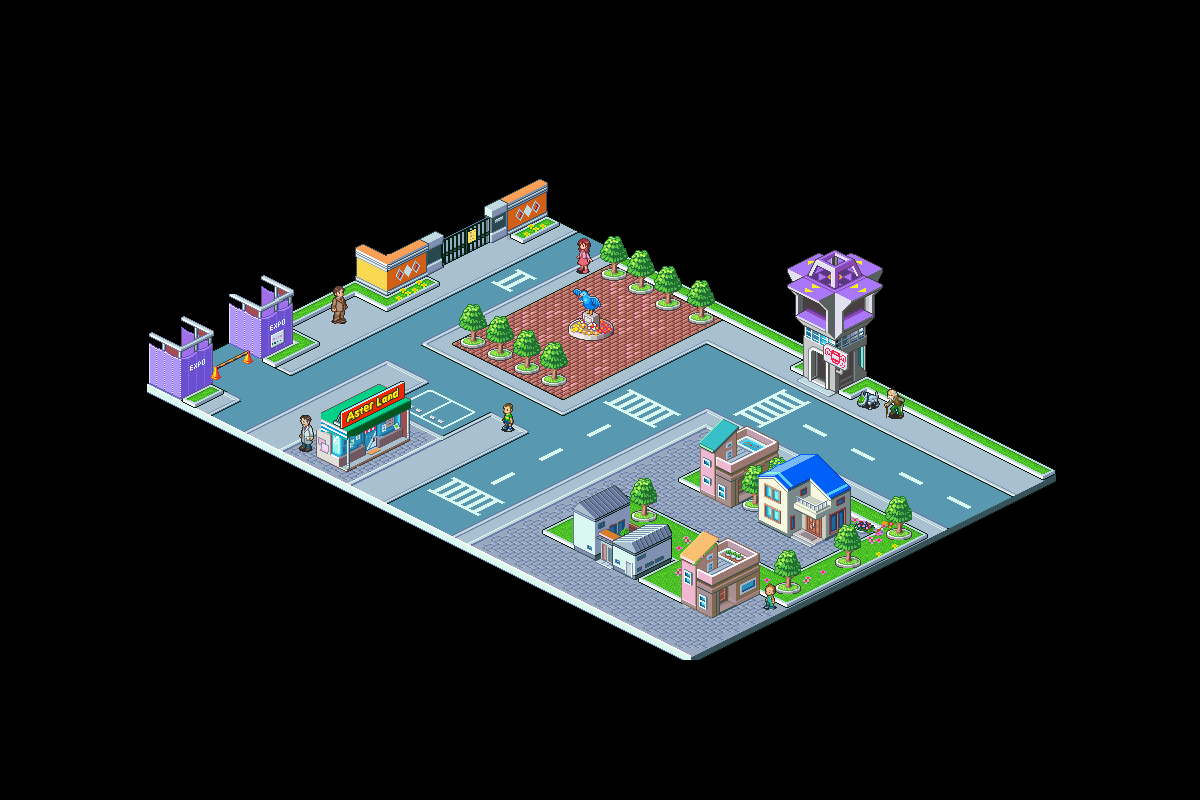

Below is a game level as drawn by its tile map, then a one-line description and the .tmx that defines it (tile-layer data replaced by summaries):
An orthogonal 400x400 tile map with 3x2 px tiles, 6 tile layers (Background, Graphics, Building, Objects, ...), 8 tilesets and 57 objects (11x Filter, 2x 3, NPC, 2, 4, ...).

<map version="1.2" tiledversion="1.2.4" orientation="orthogonal" renderorder="left-down" width="400" height="400" tilewidth="3" tileheight="2" infinite="0" nextlayerid="28" nextobjectid="219">
 <tileset firstgid="1" name="City" tilewidth="3" tileheight="2" tilecount="78003" columns="321">
  <image source="City/City.png" width="963" height="486" />
 </tileset>
 <tileset firstgid="78004" name="Buildings" tilewidth="3" tileheight="2" tilecount="20586" columns="146">
  <image source="City/Buildings/Buildings.png" width="440" height="283" />
 </tileset>
 <tileset firstgid="98590" name="Houses" tilewidth="3" tileheight="2" tilecount="11660" columns="110">
  <image source="City/Houses/Houses.png" width="332" height="213" />
 </tileset>
 <tileset firstgid="110250" name="city" tilewidth="3" tileheight="2" tilecount="78003" columns="321">
  <image source="City/City.png" width="963" height="486" />
 </tileset>
 <tileset firstgid="188253" name="NPC" tilewidth="3" tileheight="2" tilecount="1794" columns="69">
  <image source="NPC.png" width="207" height="53" />
  <wangsets>
   <wangset name="New Wang Set" tile="-1">
    <wangedgecolor name="" color="#ff0000" tile="-1" probability="1" />
    <wangedgecolor name="" color="#00ff00" tile="-1" probability="1" />
    <wangtile tileid="1000" wangid="0x1010201" />
    <wangtile tileid="1069" wangid="0x1010201" />
    <wangtile tileid="1070" wangid="0x1010201" />
    <wangtile tileid="1138" wangid="0x1010201" />
   </wangset>
  </wangsets>
 </tileset>
 <tileset firstgid="190047" name="LAN" tilewidth="3" tileheight="2" tilecount="45225" columns="201">
  <image source="LAN.png" width="605" height="450" />
 </tileset>
 <tileset firstgid="235272" name="NNN" tilewidth="3" tileheight="2" tilecount="1254" columns="57">
  <image source="NNN.png" width="172" height="44" />
 </tileset>
 <tileset firstgid="236526" name="CCCCC" tilewidth="3" tileheight="2" tilecount="149850" columns="333">
  <image source="CCCCC.png" width="1000" height="900" />
 </tileset>
 <layer id="1" name="Background" width="400" height="400">
  <data>[160000 cells, 76339 non-empty, 76332 distinct tile ids]</data>
 </layer>
 <layer id="8" name="Graphics" width="400" height="400">
  <data>[160000 cells, 14686 non-empty, 13631 distinct tile ids]</data>
 </layer>
 <layer id="9" name="Building" width="400" height="400">
  <data>[160000 cells, 5828 non-empty, 5113 distinct tile ids]</data>
 </layer>
 <layer id="21" name="Objects" width="400" height="400">
  <data>[160000 cells, 492 non-empty, 492 distinct tile ids]</data>
 </layer>
 <layer id="26" name="NPC" width="400" height="400">
  <data>[160000 cells, 872 non-empty, 872 distinct tile ids]</data>
 </layer>
 <layer id="27" name="Trees" width="400" height="400">
  <data>[160000 cells, 944 non-empty, 250 distinct tile ids]</data>
 </layer>
 <objectgroup id="4" name="Wall" offsetx="0.181818" offsety="1.27273">
  <object id="1" x="346" y="474">
   <polyline points="24,-9.66667 3.66667,1.66667 0,0 -31.6667,-15.3333 38,-52.3333 67.6667,-33.6667 42.3333,-20.6667" />
  </object>
  <object id="2" x="712.333" y="620.333">
   <polyline points="0,0 -99.3333,-50.6667" />
  </object>
  <object id="3" x="739.667" y="606.667">
   <polyline points="0,0 21.3333,-11.6667 47.6667,2.33333" />
  </object>
  <object id="4" x="593.333" y="560.667">
   <polyline points="0,0 -52.6667,-28.3333 -55.3333,-30.3333 -21,-45.6667" />
  </object>
  <object id="5" x="786.667" y="575">
   <polyline points="0,0 -26,-12.6667" />
  </object>
  </objectgroup>
 <objectgroup id="24" name="Filter">
  <!-- 11 objects omitted --></objectgroup>
 <objectgroup id="19" name="NPC">
  <!-- 7 objects omitted --></objectgroup>
 <objectgroup id="10" name="Door">
  <!-- 2 objects omitted --></objectgroup>
</map>
<!-- 52 of 57 objects omitted -->
